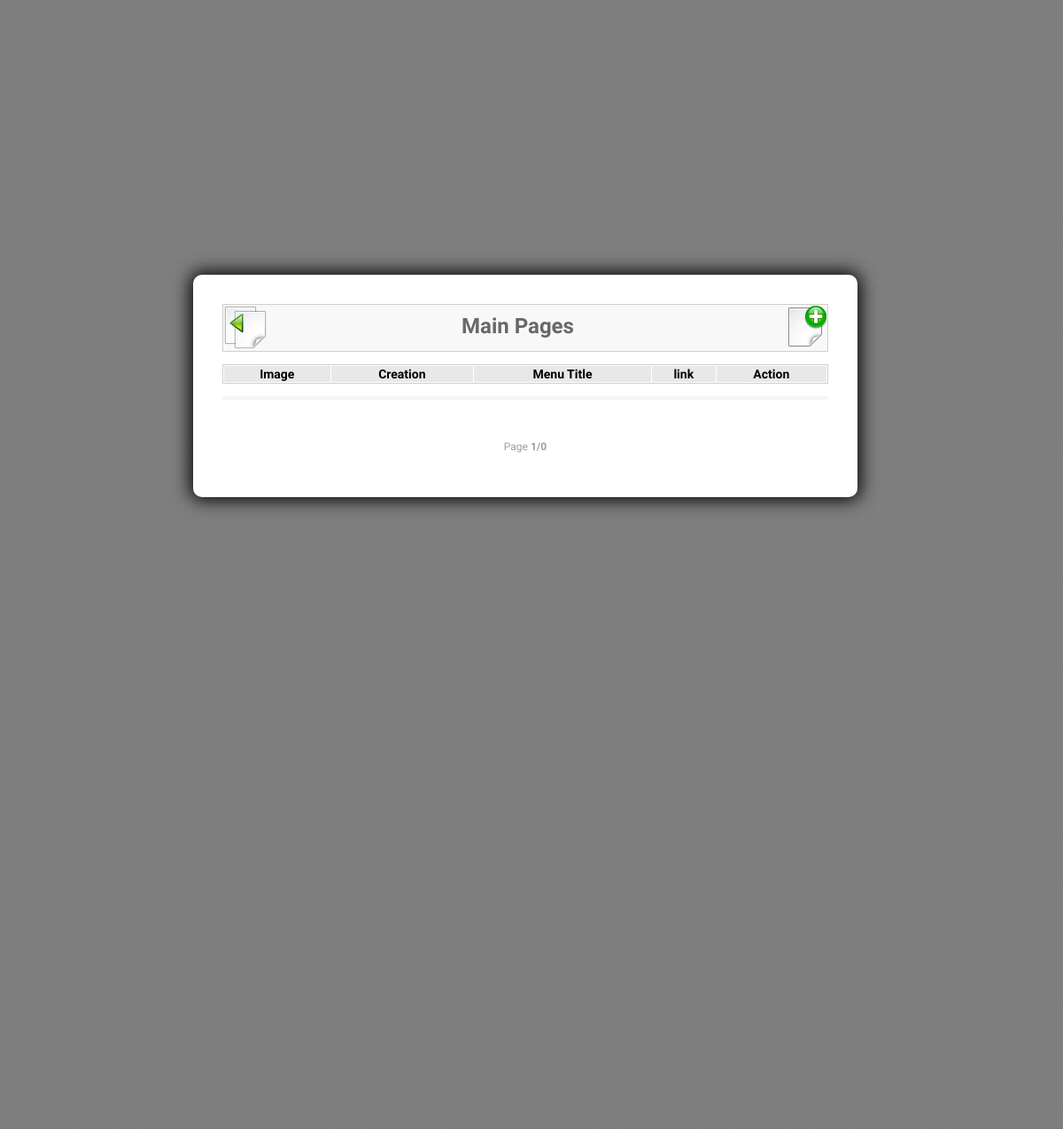
Before: /adm/pages/pages.php (signed in) with the older database file.
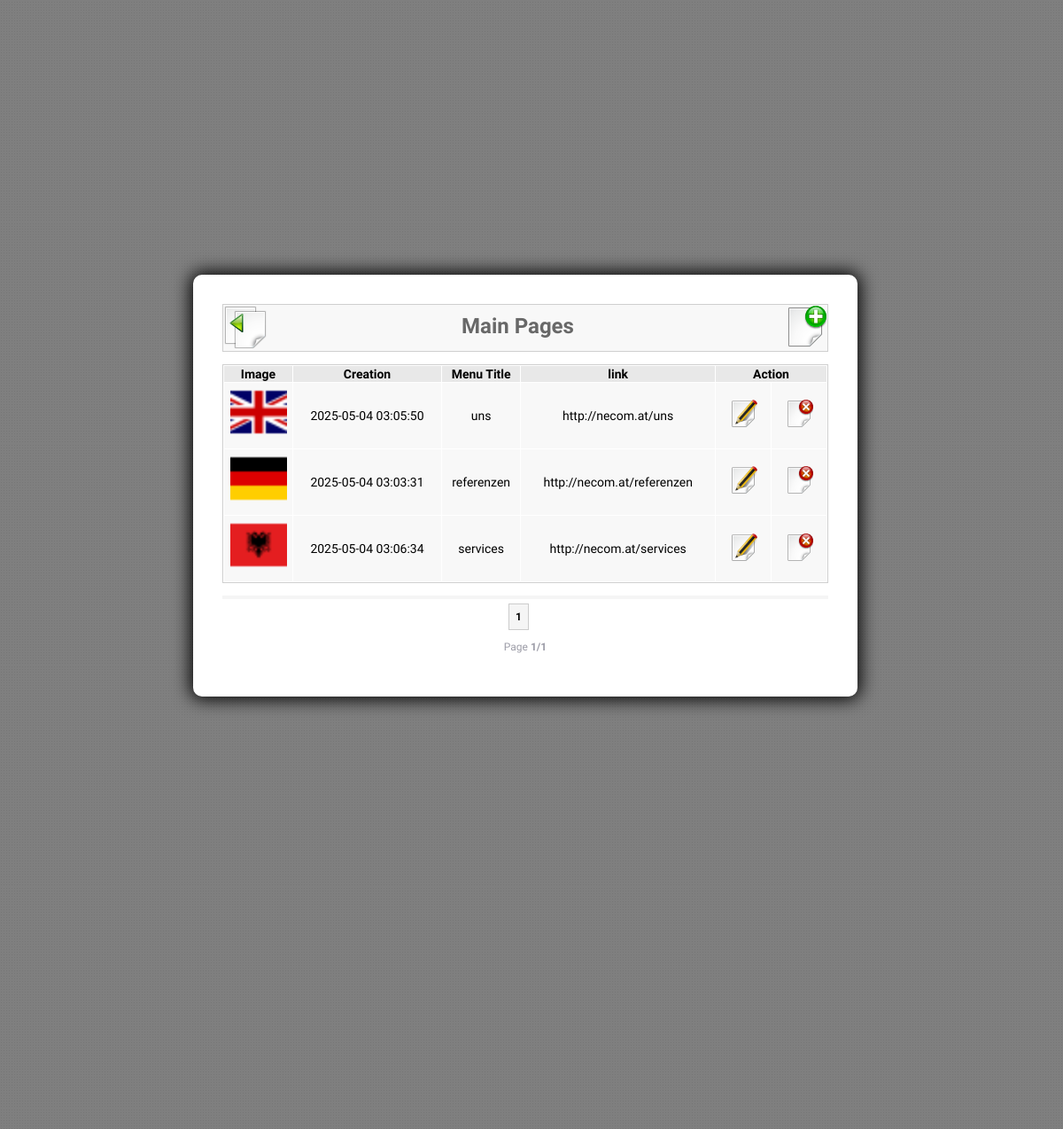
After: the same page with the newer database file.
### tables this page shows
CREATE TABLE `pages` (
  `id` int(11) NOT NULL,
  `img` varchar(255) NOT NULL,
  `title` varchar(255) NOT NULL,
  `date` varchar(255) NOT NULL,
  `link` varchar(255) NOT NULL,
  `text` text NOT NULL
);

### adm/pages/pages.php (the view, shortened to what this page needs)
<?php
require('../adm_header.php');
require('../../fancybox/my-fancybox-js-css.php');
$records_per_page = 3;
if (isset($_GET['pg'])) {
    $current_pg = $_GET['pg'];
} else {
    $current_pg = 1;
}
if ($current_pg <= 1) {
    $start = 0;
} else {
    $start = ($current_pg * $records_per_page) - $records_per_page;
}
$total_records = mysqli_num_rows(mysqli_query($con, "SELECT * FROM pages"));
$total_pages = ceil($total_records / $records_per_page);
$qry = mysqli_query($con, "SELECT * FROM pages order by pages.id DESC LIMIT $start, $records_per_page");
?>
<div class="title">
    <div style="float:left;">
        <a href="../admin.php"><img style="width:48px; height:48px" src="<?php echo IMG_URL; ?>adm_back.png" /></a>
    </div>
    <h1>Main Pages</h1>
    <div style="float:right;">
        <a href="add_edit_pages.php?add=page"><img style="width:48px; height:48px" src="<?php echo IMG_URL; ?>add.png" /></a>
    </div>
</div>
<div id="clear">&nbsp;</div>
<?php
echo '<table cellspacing="1" cellpadding="1" width="100%" style="text-align:center; border:1px solid #cfcfcf; font-size:14px;">';
echo '<tr bgcolor="#e8e8e8">';
echo '<th>Image</th><th>Creation</th><th>Menu Title</th><th>link</th><th colspan="2">Action</th>';
echo '</tr>';
while ($row = mysqli_fetch_array($qry, MYSQLI_ASSOC)) {
    echo '<tr bgcolor="#f8f8f8">';
    echo '<td width="75px">';
?>
    <p style="margin: 0; padding: 0;"><a id="adm_pages" href="<?php echo UPLOAD_DIR . $row['img']; ?>" title="<?php echo $row['title']; ?>">
            <img style="width: 64px; height: 64px;" src="<?php echo UPLOAD_DIR . $row['img']; ?>" alt="" />
        </a></p>
    <?php
    echo '</td>';
    echo '<td>' . $row['date'] . '</td>';
    echo '<td>' . $row['title'] . '</td>';
    echo '<td>' . $row['link'] . '</td>';
    ?>
    <td style="width:60px;"><a href="add_edit_pages.php?id=<?php echo $row['id']; ?>" class="action"><img style="width:32px; height:32px" src="<?php echo IMG_URL; ?>edit.png" /></a></td>
    <td style="width:60px;"><a href="pages.php?del_pages=<?php echo $row['id']; ?>&title=<?php echo $row['title']; ?>" class="action" onclick="return confirm('Are you sure?');"><img style="width:32px; height:32px" src="<?php echo IMG_URL; ?>delete.png" /></a></td>
<?php
    echo '</tr>';
}
echo '</table><br />';
echo '<div class="clr"></div><hr style="backgound-color:#f5f5f5; border:2px solid #f5f5f5; margin-bottom: 10px;">';
echo '<p align=center>';
$pg_number = 1;
for ($pg_number; $pg_number <= $total_pages; $pg_number++) {
    if ($current_pg == $pg_number) {
        echo ' &nbsp;&nbsp;<span style="background-color:#f5f5f5; border:1px solid #ccc; padding:7px; font-weight:bold;">' . $pg_number . '</span> &nbsp;&nbsp;';
    } else {
        echo " <a href=\"pages.php?pg=" . $pg_number . "\">" . $pg_number . "</a>";
    }
}
echo '<p style="color: #9c9ca7; text-align:center;">Page<b> ' . $current_pg . '/' . $total_pages . '</b></p>';
?>
<?php
require('../adm_footer.php');
?>

### adm/adm_header.php (shortened to what this page needs)
<!DOCTYPE html>
<head>
    <link href="<?= STYLE_URL ?>default.css" rel="stylesheet" type="text/css" media="all" />
    <link href="<?= STYLE_URL ?>adm.css" rel="stylesheet" type="text/css" media="all" />
    <link href="<?= SITE_URL ?>fonts/fonts.css" rel="stylesheet" type="text/css" media="all" />
</head>
<body>
    <div class="adm_main">
        <table id="adm_content">
            <tr>
                <td>

### fancybox/my-fancybox-js-css.php (shortened to what this page needs)
<link rel="stylesheet" type="text/css" href="<?php echo SITE_URL; ?>fancybox/source/jquery.fancybox.css?v=2.1.5" media="screen" />
<link rel="stylesheet" type="text/css" href="<?php echo SITE_URL; ?>fancybox/source/helpers/jquery.fancybox-buttons.css?v=1.0.5" />
<link rel="stylesheet" type="text/css" href="<?php echo SITE_URL; ?>fancybox/source/helpers/jquery.fancybox-thumbs.css?v=1.0.7" />

### adm/adm_footer.php
            </td>
        </tr>
    </table>
</div>
</body>
</html>

### library/default.css (style rules this page uses)
html, body { height: 100%; }
body { margin: 0px; padding: 0px; background: #FFF url(../images/subtle_dots.png) repeat; font-family: 'Source Sans Pro', sans-serif; font-size: 12pt; font-weight: 300; color: #000000; }
h1, h2, h3 { margin: 0; padding: 0; }
p, ol, ul { margin-top: 0; }
p { line-height: 180%; }
a { color: #0000FF; }
.box1, .box2, .box3, { float: left; margin-right: 20px; }
#clear { clear: both; }

### library/adm.css (style rules this page uses)
body { margin: 0px; padding: 0px; }
.adm_main { z-index: 999; width: 100%; min-height: 1024px; top: 0; padding-bottom: 250px; color: #aaaaaa; filter: alpha(opacity = 90); background: #FFF url(../images/bg_app.png) repeat; border: 0px solid #000; }
#adm_content { width: 750px; height: auto; position: absolute; box-shadow: 0px 0px 20px 3px #000; color: #000000; font-size: 12px; background: #fff; top: 40%; left: 49%; margin: -200px 0 0 -370px; border-radius: 10px; padding: 30px; }
hr { border: 1px solid #bbb; margin-top: 0px; }
.title { height: 50px; background: #f8f8f8; padding: 1px; margin: 0; border: 1px solid #cfcfcf; }
.title h1 { float:left; color: #686868; text-align: center; margin-left: 220px; margin-top: 9px; }

Changed rows visible on the page:
added pages: img (picture), date "2025-05-04 03:05:50", title "uns", link "http://necom.at/uns"
added pages: img (picture), date "2025-05-04 03:03:31", title "referenzen", link "http://necom.at/referenzen"
added pages: img (picture), date "2025-05-04 03:06:34", title "services", link "http://necom.at/services"
Other visible differences:
$total_pages: "0" → "1"
new list line: "1"
